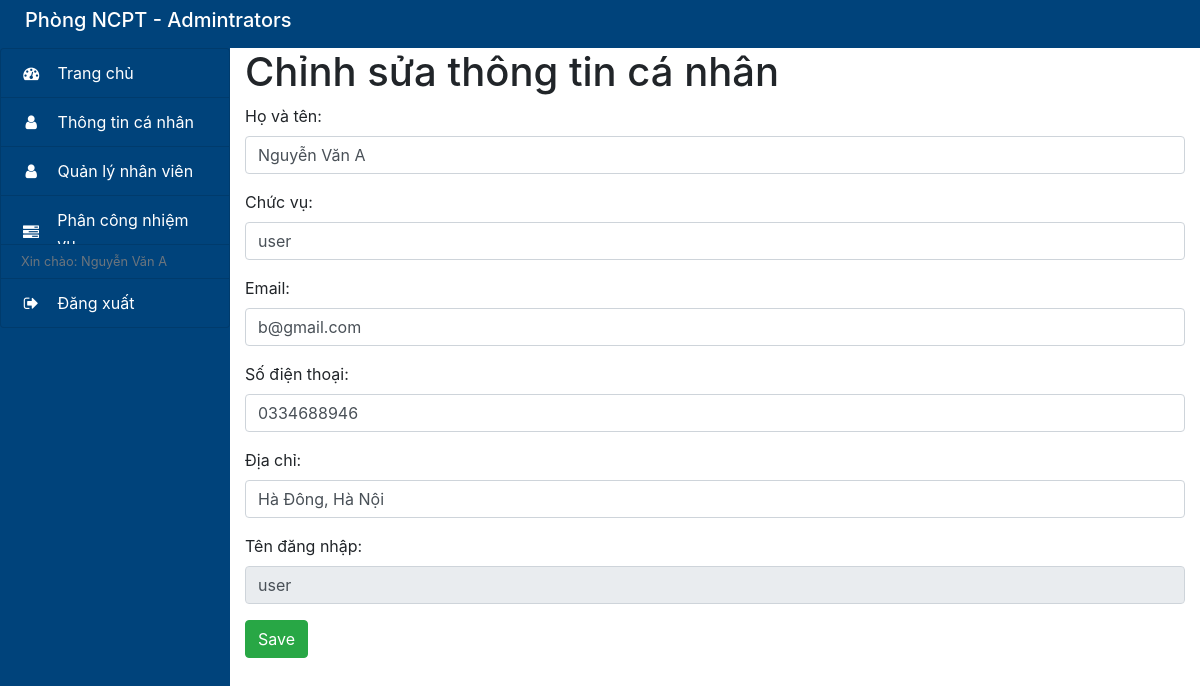
Screenshot of /admin/admin.php?id=2 (signed in) with the database file from the repository.
### tables this page shows
CREATE TABLE `tbl_member` (
  `id` int(11) NOT NULL,
  `fullname` varchar(35) NOT NULL,
  `chucVu` varchar(35) NOT NULL,
  `email` varchar(30) NOT NULL,
  `soDienThoai` varchar(10) NOT NULL,
  `diaChi` varchar(255) NOT NULL,
  `username` varchar(30) NOT NULL,
  `pass` varchar(50) NOT NULL,
  `level` tinyint(1) NOT NULL DEFAULT 1,
  `image` varchar(255) NOT NULL
);

### connect/dbhelp.php (called while the page is built, shortened)
<?php
function executeResult($sql) {
	$conn = mysqli_connect(HOST, USERNAME, PASSWORD, DATABASE);
	$resultset = mysqli_query($conn, $sql);
	$list      = [];
	while ($row = mysqli_fetch_array($resultset, 1)) {
		$list[] = $row;
	}
	return $list;
}

### admin/admin.php (the view, shortened to what this page needs)
<?php
require_once ('../connect/dbhelp.php');
$s_fullname = $s_chucVu = $s_email = $s_diaChi = $s_soDienThoai = $s_username = '';
if (isset($_GET['id'])) {
	$id          = $_GET['id'];
	$sql         = 'select * from tbl_member where id = '.$id;
	$new = executeResult($sql);
	if ($new != null && count($new) > 0) {
		$std        = $new[0];
		$s_fullname = $std['fullname'];
		$s_chucVu      = $std['chucVu'];
		$s_email  = $std['email'];
		$s_diaChi = $std['diaChi'];
		$s_soDienThoai = $std['soDienThoai'];
	} else {
		$id = '';
	}
}
?>
<!DOCTYPE html>
<html lang="en">
<head>
    <link rel="stylesheet" href="style.css">
    <link rel="stylesheet" href="https://maxcdn.bootstrapcdn.com/bootstrap/4.0.0/css/bootstrap.min.css">
    <link rel="stylesheet" href="https://stackpath.bootstrapcdn.com/font-awesome/4.7.0/css/font-awesome.min.css">
</head>
<body>
    <nav class="sb-topnav " style="background-color: #00437b;">
        <h1 class="navbar-brand ps-3" style="color: #fff; padding-left: 25px" href="index.php">Phòng NCPT - Admintrators
        </h1>
    </nav>
    <div class="container-fluid p-0">
        <div class="row" id="body-row">
            <?php include_once('includes/sidebar.php');?>
            <div class="col">
                <h1>
                    Chỉnh sửa thông tin cá nhân
                </h1>
                <form method="post">
                    <div class="form-group">
                        <label for="usr">Họ và tên:</label>
                        <input required="true" type="text" class="form-control" id="usr" name="fullname"
                            value="<?=$s_fullname?>">
                    </div>
                    <div class="form-group">
                        <label for="usr">Chức vụ:</label>
                        <input type="text" class="form-control" id="usr" name="chucVu" value="<?=$s_chucVu?>">
                    </div>
                    <div class="form-group">
                        <label for="usr">Email:</label>
                        <input type="mail" class="form-control" id="usr" name="email" value="<?=$s_email?>">
                    </div>
                    <div class="form-group">
                        <label for="usr">Số điện thoại:</label>
                        <input type="phone" class="form-control" id="usr" name="soDienThoai"
                            value="<?=$s_soDienThoai?>">
                    </div>
                    <div class="form-group">
                        <label for="usr">Địa chỉ:</label>
                        <input type="text" class="form-control" id="usr" name="diaChi" value="<?=$s_diaChi?>">
                    </div>
                    <div class="form-group">
                        <label for="usr">Tên đăng nhập:</label>
                        <input type="text" class="form-control" id="usr" name="username"
                            value="<?=$_SESSION['username']?>" readonly>
                    </div>
                    <div style="display: flex; justify-content: space-between">
                        <button class="btn btn-success">Save</button>
                    </div>
                </form>
            </div>
        </div>
    </div>
</body>
</html>

### admin/style.css (style rules this page uses)
#body-row { margin-left: 0; margin-right: 0; }

### rows the page displays
tbl_member: fullname "Nguyễn Văn A", chucVu "user", email "b@gmail.com", soDienThoai "0334688946", diaChi "Hà Đông, Hà Nội"

### other values shown
$_SESSION['fullname'] "Nguyễn Văn A"
